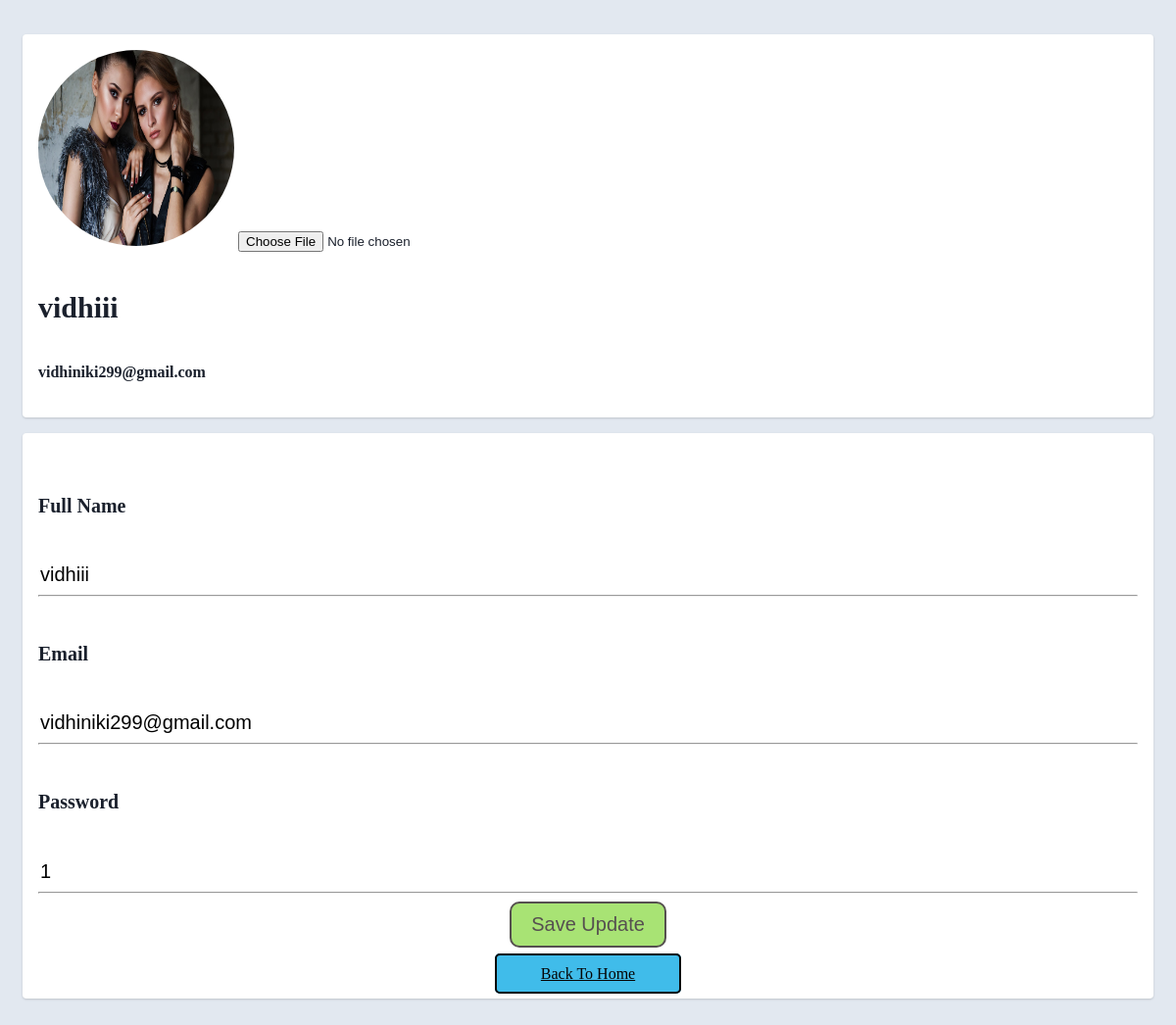
Page /show_profile (signed in) on the committed database.
### shooper_app/models.py (models this page shows, shortened)
class User(models.Model):
    name=models.CharField(max_length=50)
    email=models.EmailField(max_length=50)
    password=models.CharField(max_length=50)
    otp=models.IntegerField(null=True)
    image=models.ImageField(upload_to="media", default="https://bootdey.com/img/Content/avatar/avatar7.png")

### shooper_app/views.py (the view)
# urls.py: path('show_profile', views.show_profile, name='show_profile'),
def show_profile(request):
    uid=User.objects.get(email=request.session["email"])
    con={"uid":uid}
    return render(request,"profile.html",con)

### shooper_app/templates/profile.html (shortened to what this page needs)
{% load static %}
<html>
    <head></head>
<body>
<div class="container">
    <div class="main-body">
          <div class="row gutters-sm">
            <div class="col-md- mb-3">
                    <form method="post"  action="{% url 'edit_profile' uid.id %}" enctype="multipart/form-data">
                        <div class="card">
                            <div class="card-body">
                                <div class="d-flex flex-column align-items-center text-center">
                                    {% if uid.image %}
                                    <img id="profile-image" src="{{ uid.image.url }}" alt="User Image" class="rounded-circle" style="height: 200px; width: 200px; border-radius: 50%;">
                                    {% else %}
                                    <img id="profile-image" src="{% static 'img\userrr.webp' %}" alt="Default Image" class="rounded-circle" style="height: 200px; width: 200px; border-radius: 50%;">
                                    {% endif %}
                                    <input id="image-input" type="file" name="image">
                                    <div class="mt-3">
                                        <h4 style="font-size: 30px;">{{ uid.name }}</h4>
                                        <h4 class="text-secondary">{{ uid.email }}</h4>
                                    </div>
                                </div>
                            </div>
                        </div>
            </div>
            <div class="col-md-8">
                <div class="card mb-3">
                        <div class="card-body">
                            <div class="row">
                                <div class="col-sm-3">
                                    <h6 class="mb-0" style="font-size: 20px;">Full Name</h6>
                                </div>
                                <div class="col-sm-9 text-secondary" style="font-size: 18px;">
                                    <input type="text" class="namesss form-control" name="name" value="{{ uid.name }}">
                                </div>
                            </div>
                            <hr>
                            <div class="row">
                                <div class="col-sm-3">
                                    <h6 class="mb-0" style="font-size: 20px;">Email</h6>
                                </div>
                                <div class="col-sm-9 text-secondary" style="font-size: 18px;">
                                    <input type="email" class="namesss form-control" name="email" value="{{ uid.email }}">
                                </div>
                            </div>
                            <hr>
                            <div class="row">
                                <div class="col-sm-3">
                                    <h6 class="mb-0" style="font-size: 20px;">Password</h6>
                                </div>
                                <div class="col-sm-9 text-secondary" style="font-size: 18px;">
                                    <input  type="text" class="namesss form-control" name="password" value="{{ uid.password }}" >
                                </div>
                            </div>
                            <hr>
                            <div align="center" class="row">
                                <div class="col-sm-12">
                                    <button style="font-size: 20px; color: rgb(86, 80, 80); background-color: rgb(168, 227, 116); border: 2px solid rgb(86, 80, 80); border-radius: 10px; padding: 10px 20px;" type="submit">Save Update</button>
                                </div>
                            </div>
                            <br>
                        <div style="text-align: center;" class="d-inline-flex">
                            <a href="{% url 'index' %}" class="btn btn-success cart-btn-transform m-3" style="background-color:rgb(64, 188, 234); color:#050505; padding:10px 45px; border: 2px solid #050505; border-radius: 5px;" data-abc="true">Back To Home</a>
                        </div>
                        </div>
                </div>
            </body>
</html>

### shooper_app/templates/profile.html (style rules this page uses)
body { margin-top:20px; color: #1a202c; text-align: left; background-color: #e2e8f0; }
.main-body { padding: 15px; }
.card { box-shadow: 0 1px 3px 0 rgba(0,0,0,.1), 0 1px 2px 0 rgba(0,0,0,.06); }
.card { position: relative; display: flex; flex-direction: column; min-width: 0; word-wrap: break-word; background-color: #fff; background-clip: border-box; border: 0 solid rgba(0,0,0,.125); border-radius: .25rem; }
.card-body { flex: 1 1 auto; min-height: 1px; padding: 1rem; }
.gutters-sm { margin-right: -8px; margin-left: -8px; }
.gutters-sm>.col, .gutters-sm>[class*=col-] { padding-right: 8px; padding-left: 8px; }
.mb-3, .my-3 { margin-bottom: 1rem!important; }
.namesss { border: none; outline: none; font-size: 20px; }

### rows in the picture
User: image (picture), name "vidhiii", email "vidhiniki299@gmail.com", password "1"
